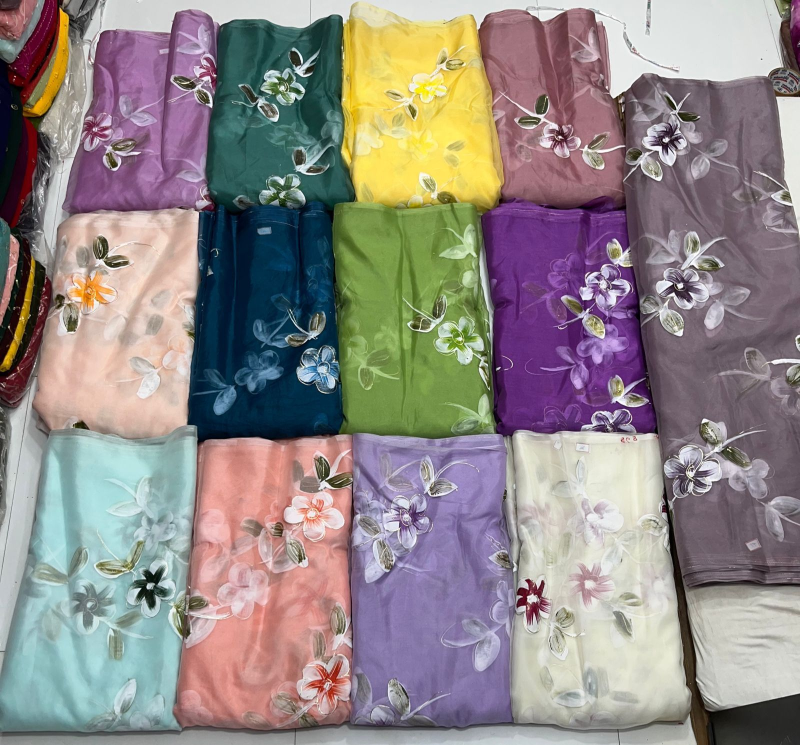
#> input picture Dataset/image_group.jpg, 1600 x 1489 px, found by its file name (shown at 1/2 size)
$ python white.py
#> lines starting #> are read from the running program, lines starting #| are printed output that depends on the picture; after the words box and inside, x2 and y2 are one past the last pixel; in counts of white or black regions, pixels touching at a corner belong together
from PIL import Image
import numpy as np
import cv2
import os

os.environ['PYDEVD_WARN_EVALUATION_TIMEOUT'] = '10'  # Set timeout to 10 seconds
import threading
from sklearn.cluster import KMeans

# Example usage
# Load the original image with all sarees
original_img_path = 'image_group.jpg'
target_img_path = 'image_single.jpg'


# Function to get channel averages
def get_ch_avgs(im):
    if im is None:
        print("Error: Unable to read the image.")
        return None

    # Convert image to float32 to avoid data type issues
    im = im.astype(np.float32)

    non_zero_c = cv2.countNonZero(im.sum(axis=2))
    ch_avgs = np.array([im[:, :, 0].sum(), im[:, :, 1].sum(), im[:, :, 2].sum()])
    ch_avgs = ch_avgs / non_zero_c
    return ch_avgs


# Function to extract the largest ROI from the original image based on bounding boxes
def extract_largest_roi(original_image, bounding_boxes):
    if not bounding_boxes:
        return None

    # Find the index of the largest bounding box based on area
    largest_index = np.argmax([w * h for x, y, w, h in bounding_boxes])

    x, y, w, h = bounding_boxes[largest_index]

    # Adjust ROI coordinates to exclude the border
    border_thickness = 2
    x += border_thickness
    y += border_thickness
    w -= 2 * border_thickness
    h -= 2 * border_thickness

    roi = original_image[y:y + h, x:x + w]
    return roi


# Load the group image
group_image = cv2.imread(original_img_path)
#> group_image is the input picture: shape (1489, 1600, 3); mean B, G, R 134.6, 136.3, 144.7
if group_image is None:
    print(f"Error: Unable to read the group image from {original_img_path}")
else:
    # Define HSV lower and upper bounds for a range close to white
    lower_white = np.array([0, 0, 200])
    upper_white = np.array([180, 30, 255])

    # Convert the image to HSV
    hsv_image = cv2.cvtColor(group_image, cv2.COLOR_BGR2HSV)
#> hsv_image: shape (1489, 1600, 3); mean H, S, V 86.3, 76.4, 157.6

    # Create a mask for white color
    white_mask = cv2.inRange(hsv_image, lower_white, upper_white)
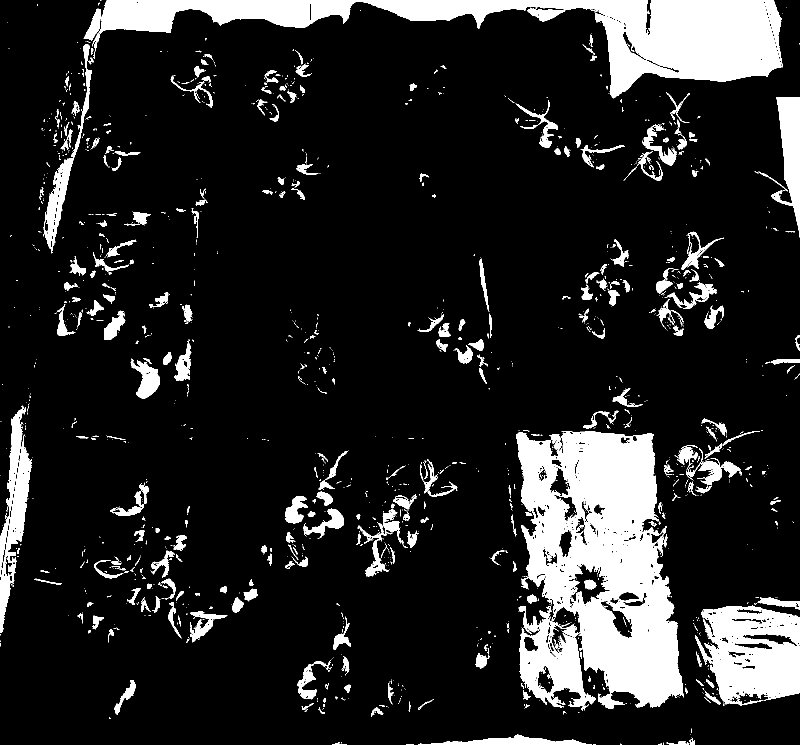
#> white_mask: shape (1489, 1600) (shown at 1/2 size); 14.3% white; 1615 white regions (1253 under 20 px)

    # Find contours in the white mask
    contours, _ = cv2.findContours(white_mask, cv2.RETR_EXTERNAL, cv2.CHAIN_APPROX_SIMPLE)
#> contours = 1532 contours, 1254 with area under 20; largest, box (x1, y1, x2, y2) and area: (1032, 862, 1368, 1417) 136600, (621, 0, 1566, 197) 67848, (1390, 1212, 1600, 1411) 30964, (184, 0, 621, 103) 18902, (1542, 194, 1600, 475) 7654

    # List to store bounding boxes
    bounding_boxes = []

    # Draw bounding boxes around the detected regions and store bounding box coordinates
    for contour in contours:
        x, y, w, h = cv2.boundingRect(contour)

        # Ignore small contours
        if w * h < 15500:
            continue

        bounding_boxes.append((x, y, w, h))
        cv2.rectangle(group_image, (x, y), (x + w, y + h), (0, 255, 0), 2)
#> this loop made 1532 passes
#> (x, y, w, h) on passes 5, 7, 9: (688, 1488, 1, 1), (1317, 1487, 7, 2), (1333, 1485, 14, 4)
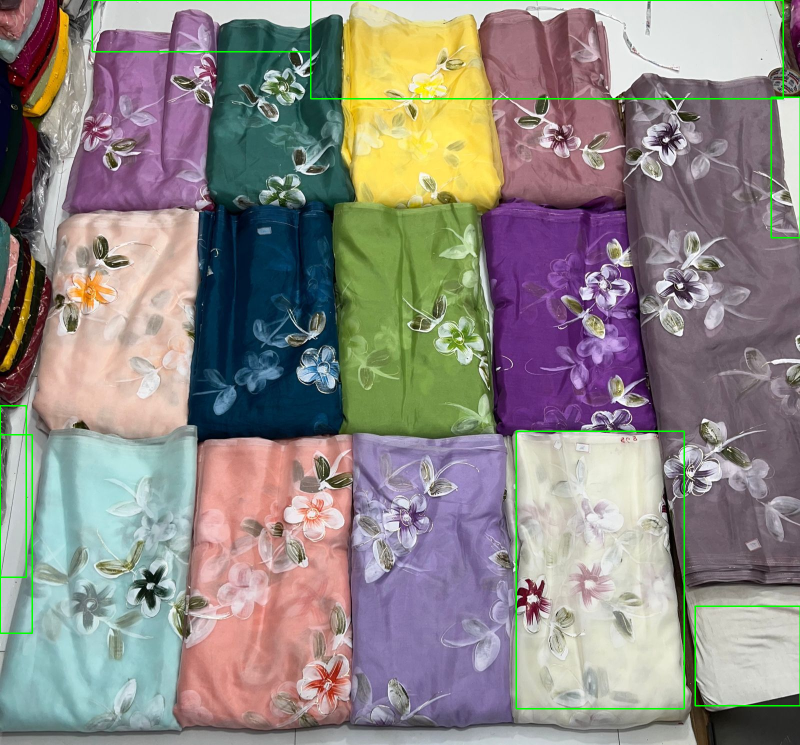
#> group_image: shape (1489, 1600, 3) (shown at 1/2 size); 0.88% of pixels changed, all inside (x1, y1, x2, y2) = (0, 0, 1600, 1419)
#> after the loop, bounding_boxes = [(1390, 1212, 210, 199), (0, 869, 64, 397), (1032, 862, 336, 555), (0, 811, 52, 343), (1542, 194, 58, 281), (621, 0, 945, 197), (184, 0, 437, 103)]

    # Save the image with bounding boxes for white color
    cv2.imwrite('white_saree_with_boxes.jpg', group_image)

    # Extract the largest ROI based on bounding boxes for white color
    largest_roi = extract_largest_roi(group_image, bounding_boxes)
#> in extract_largest_roi, `largest_index = np.argmax([w * h for x, y, w, h in bounding_boxes])`: largest_index = 2
#> in extract_largest_roi, `x, y, w, h = bounding_boxes[largest_index]`: x = 1032; y = 862; w = 336; h = 555
#> in extract_largest_roi, `x += border_thickness`: x = 1034
#> in extract_largest_roi, `y += border_thickness`: y = 864
#> in extract_largest_roi, `w -= 2 * border_thickness`: w = 332
#> in extract_largest_roi, `h -= 2 * border_thickness`: h = 551
#> in extract_largest_roi, `roi = original_image[y:y + h, x:x + w]`:
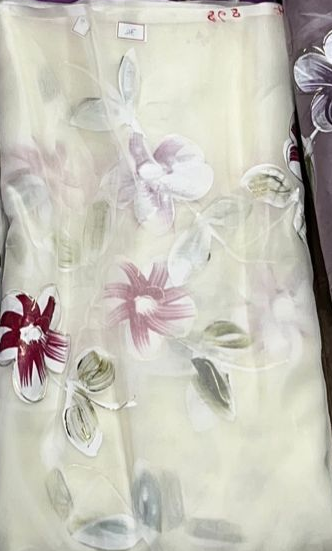
#> roi: shape (551, 332, 3); mean B, G, R 185.5, 195.8, 198.2

    # Save the largest ROI without the border for white color
    if largest_roi is not None:
        cv2.imwrite('largest_white_roi_without_border.jpg', largest_roi)
